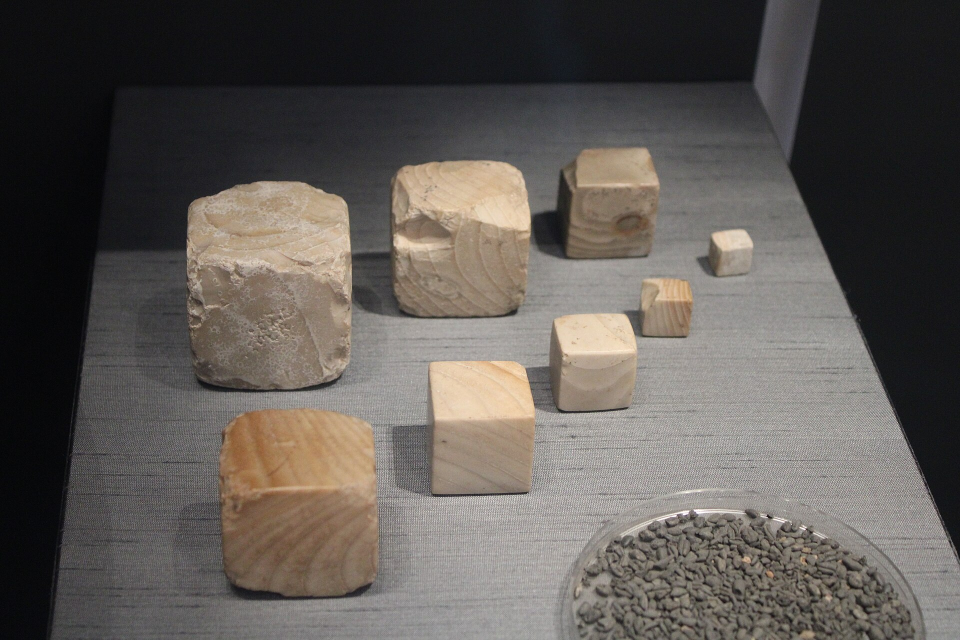
#> input picture indus/ep08/photos/weights_bm.jpg, 1920 x 1280 px, found by its file name (shown at 1/2 size)
$ python build.py   (older library calls are emulated)
#> lines starting #> are read from the running program, lines starting #| are printed output that depends on the picture
### engine/fxkit.py
"""fxkit.py - code-built visuals and sounds for Legend's Shorts (any channel).

Every function writes a 1080x1920 30 fps MP4 (or a WAV for sounds) that make_short2.py / make_short.py use like any clip.
Clips HOLD their last frame for the rest of `dur`: always make `dur` longer than the shot (a clip shorter than its
shot loops back to frame 0, e.g. a "+2,000" counter suddenly showing "+0").

  import fxkit as fx
  fx.punch_hook("images/ai1.png", "images/hook.mp4", focus=(0.36, 0.42), chips_from=(0.05, 0.72, 0.6, 0.95))
  fx.dust_reveal("images/seal.jpg", "images/hook.mp4", peek=(0.5, 0.42, 0.12))   # sand blown off (alternative hook)
  fx.route_map(stops, route, bounds, "images/map_draw.mp4", draw=(0.1, 0.8))            # fast line draw
  fx.route_map(stops, route, bounds, "images/map_pin.mp4", pin="HARAPPA", pin_t=0.7, draw=(-1, 0.01))
  fx.arc_map(src, dests, bounds, "images/map_west.mp4", caption="SAME SEALS. 2,000+ KM APART.")
  fx.counter("images/bg.jpg", "images/count.mp4", 2000, top="INDIA'S KNOWN HISTORY", unit="YEARS", prefix="+")
  fx.zoom_rings("images/seal.jpg", "images/seal.mp4", wide, tight, rings=[...], top_text="STILL UNDECIPHERED TODAY")
  fx.stamp("images/seal.jpg", "images/stamp.mp4", "FOREIGN?", label='A. CUNNINGHAM, 1875: "FOREIGN TO INDIA"')
  fx.stamp(..., strike_t=0.45, stamped_from_start=True)                                   # payoff: strike it out
  fx.ending("images/ai6.png", "images/ending.mp4", ["INDUS VALLEY", "CIVILISATION"], ["BUT WHO", "WERE THEY?"], "INDUS FILES  #2")
  fx.dust("images/dust.mp4")                       # overlay with "mode": "screen"
  fx.blur_box("images/ai5.png", "images/ai5_fix.png", (0.30, 0.345, 1.0, 0.43))      # hide AI gibberish text
  fx.make_sfx("sfx")                               # writes the synthesized story sounds below

Tamil text: pass font=fx.TAMIL (Noto Sans Tamil) to any text argument family (stamp, counter, ending).
Map data: Natural Earth GeoJSON in ROOT/geo (download once from raw.githubusercontent.com/nvkelso/natural-earth-vector).
"""
import json, math, os, subprocess, wave
import numpy as np
from PIL import Image, ImageDraw, ImageFont, ImageFilter

W, H, FPS, SR = 1080, 1920, 30, 44100
ROOT = os.path.dirname(os.path.abspath(__file__))
F_TITLE = os.path.join(ROOT, "fonts", "Cinzel-Bold.ttf")
F_BIG = os.path.join(ROOT, "fonts", "Anton.ttf")
TAMIL = os.path.join(ROOT, "fonts", "NotoSansTamilLatin-800.ttf")   # ships with the Udal Uzhavan engine; copy it into fonts/ if missing
GOLD, RED, WHITE = (255, 197, 61), (230, 50, 40), (245, 240, 230)
SEA, LAND, LAND_EDGE, RIVER = (12, 22, 32), (58, 46, 32), (120, 96, 60), (70, 140, 190)


def font(p, s): return ImageFont.truetype(p, s)
def ease(x): x = min(max(x, 0), 1); return 1 - (1 - x) ** 3


def write_mp4(frame_fn, dur, path):
    n = int(dur * FPS)
    p = subprocess.Popen(["ffmpeg", "-v", "error", "-y", "-f", "rawvideo", "-pix_fmt", "rgb24", "-s", f"{W}x{H}", "-r", str(FPS),
                          "-i", "-", "-c:v", "libx264", "-pix_fmt", "yuv420p", "-crf", "16", path], stdin=subprocess.PIPE)
    for i in range(n):
        p.stdin.write(frame_fn(i / FPS).convert("RGB").tobytes())
    p.stdin.close(); p.wait(); print("wrote", path)


def cover(im, w=W, h=H):
    s = max(w / im.width, h / im.height); im = im.resize((int(im.width * s) + 1, int(im.height * s) + 1), Image.LANCZOS)
    x, y = (im.width - w) // 2, (im.height - h) // 2; return im.crop((x, y, x + w, y + h))


def outlined(d, xy, text, f, fill, anchor="mm", stroke=3):
    d.text(xy, text, font=f, fill=fill, anchor=anchor, stroke_width=stroke, stroke_fill=(0, 0, 0, fill[3] if len(fill) > 3 else 255))


# ------------------------------------------------------------------ hook: whip push-in + photographic debris + steam/dust
# [61 lines left out: function punch_hook, not called in this run]


# ------------------------------------------------------------------ maps (Natural Earth, no national borders drawn)
_GEO = {}
# [6 lines left out: function _geo, not called in this run]


class Proj:
    # [4 lines left out: function __init__, not called in this run]
    def __call__(self, lon, lat): return (self.ox + (lon - self.lon0) * self.k * self.s, self.oy + (self.lat1 - lat) * self.s)


# [216 lines left out: functions base_map, map_label, _partial, _pin, route_map, arc_map and 6 more, not called in this run]


# ------------------------------------------------------------------ synthesized sounds (energy kept in 150 Hz - 6 kHz: audible on phones)
_rng = np.random.default_rng(3)
def _bp(x, lo, hi):
    X = np.fft.rfft(x); fr = np.fft.rfftfreq(len(x), 1 / SR); X[(fr < lo) | (fr > hi)] = 0; return np.fft.irfft(X, len(x))
def _env(n, a, d): t = np.arange(n) / SR; return np.minimum(t / max(a, 1e-4), 1) * np.exp(-t / d)
# [138 lines left out: functions _save, make_sfx_foley, make_sfx, dust_reveal, not called in this run]


# ------------------------------------------------------------------ EP7 toolkit: parallax, snap camera, particles, ink strokes, pills, cards
GOLD2 = (212, 177, 92)          # antique gold (#D4B15C), the v2 accent
CHALK = (244, 236, 216)

# [36 lines left out: functions depth_split, _place, snapz, parallax_frame, not called in this run]

def fx_cover(im):
    return cover(im) if im.mode != "RGBA" else _cover_rgba(im)

def _cover_rgba(im):
    s = max(W / im.width, H / im.height); im = im.resize((int(im.width * s) + 1, int(im.height * s) + 1), Image.LANCZOS)
    x, y = (im.width - W) // 2, (im.height - H) // 2; return im.crop((x, y, x + W, y + H))

# [42 lines left out: functions particles, heat_haze, ink_stroke, not called in this run]

def ink_ellipse(cx, cy, rx, ry, start=-100, turns=1.08, n=60):
    return [(cx + rx * math.cos(math.radians(start + 360 * turns * i / n)) * (1 + 0.04 * math.sin(i)), cy + ry * math.sin(math.radians(start + 360 * turns * i / n))) for i in range(n + 1)]

# [19 lines left out: functions pill, parallax_warp, not called in this run]

### indus/ep08/edit/build.py
"""Indus Files #8 (weights) assets. Run from the episode folder."""
import sys, os, math; sys.path.insert(0, os.path.dirname(os.path.dirname(os.path.abspath(__file__))))
import numpy as np, fxkit as fx
from fxkit import W, H, ease, font, outlined, GOLD2, CHALK
from PIL import Image, ImageDraw, ImageFilter, ImageEnhance
I = "images/"; todo = sys.argv[1:] or ["hook", "merchant", "polish", "scale", "double", "decimal", "map", "bahrain", "market", "twist", "city", "loop"]
BM = Image.open(I + "weights_bm.jpg").convert("RGB")
#> BM is the input picture: PIL image 1920x1280 RGB; mean R, G, B 94, 88.9, 84.6
HOOK = (1000, 560, 760)          # hook crop on the BM photo (cx, cy, source height) -> also the loop's last frame
CUBE = BM.crop((790, 330, 1075, 640))   # one real banded cube (most common size class)
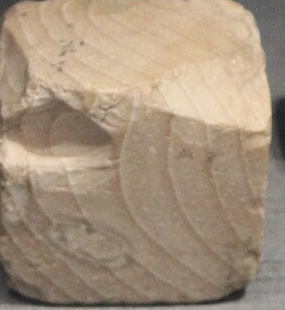
#> CUBE: PIL image 285x310 RGB; mean R, G, B 164.4, 145.8, 125
TINY = BM.crop((1415, 450, 1515, 560))
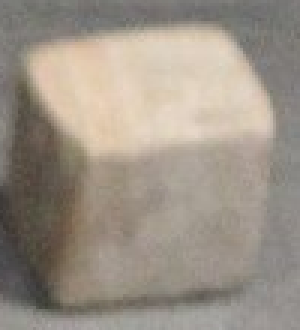
#> TINY: PIL image 100x110 RGB (shown 3 times larger); mean R, G, B 156.1, 146.6, 134.8
_blur = {}
# [7 lines left out: function photo_cam, not called in this run]
def hookframe(t):   # bright tight crop, slowly moving; identical function used for the loop end
    im, _ = photo_cam(BM, HOOK[0] - 20 * t, HOOK[1], HOOK[2], 1.0 + 0.03 * t)
    return ImageEnhance.Brightness(im.convert("RGB")).enhance(1.25).convert("RGBA")
def ai(i): return np.asarray(fx.cover(Image.open(I + f"ai{i}.png").convert("RGB")))
def ai_tag(im): outlined(ImageDraw.Draw(im), (W / 2, 1830), "ARTIST'S IMPRESSION", font(fx.F_TITLE, 26), (230, 230, 230, 190), stroke=2); return im
def pa(im, text, y, t0, t, size=40, color=(245, 240, 230), x=None, anchor="mm"):
    if t > t0: fx.pill(im, text, (x if x is not None else W / 2 - 80, y), size, int(255 * min(1, (t - t0) / 0.15)), color=color, anchor=anchor)
# [9 lines left out: functions cube_img, drop, not called in this run]

if "hook" in todo:   # 0-5.33: tight bright crop moving; snap out 0.6; die pops 3.79 ("not dice" 3.97) and gets chalk-struck
    # [13 lines left out: function frame, not called in this run]
    fx.write_mp4(frame, 5.6, I + "c_hook.mp4")
#> (the run stopped early here; a loop or call above may not have finished)

$ run again, with indus/ep01/photos/cunningham_seal_BM.jpg copied over indus/ep08/photos/weights_bm.jpg
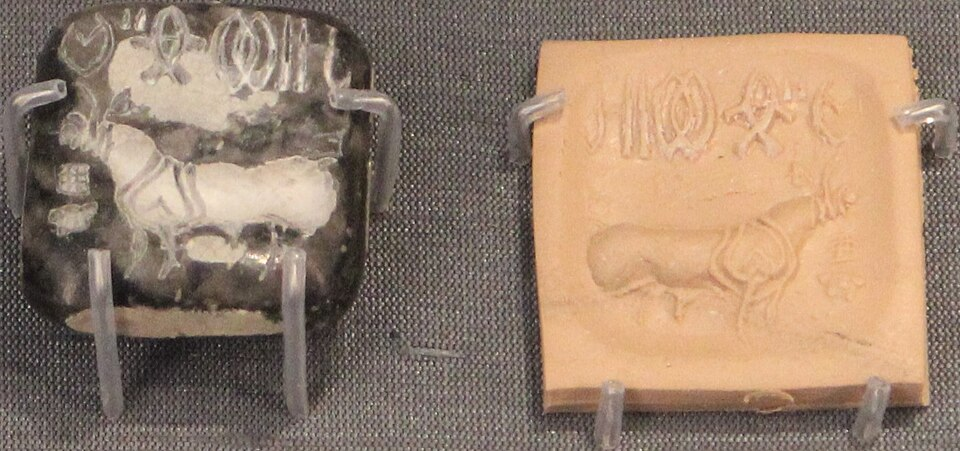
#> input picture indus/ep01/photos/cunningham_seal_BM.jpg, 960 x 451 px, found by its file name
#> BM is the input picture: PIL image 960x451 RGB; mean R, G, B 152.6, 129.2, 109.9
#> `CUBE = BM.crop((790, 330, 1075, 640))`:
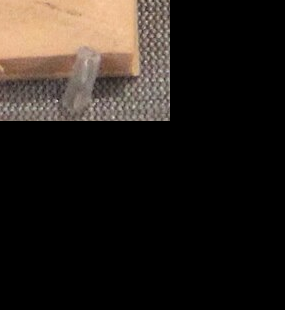
#> CUBE: PIL image 285x310 RGB; mean R, G, B 37.8, 31.4, 26.4
#> TINY: PIL image 100x110 RGB; every value is 0
